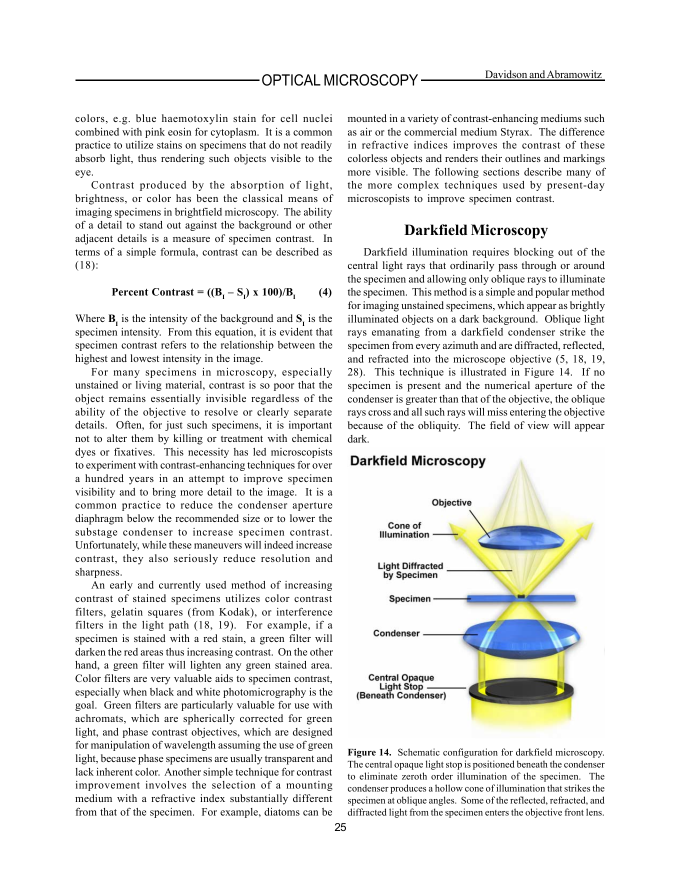
#> input picture A资料区/05_图片区/99_来源与授权/Davidson_p-25.png, 1360 x 1760 px (shown at 1/2 size)
$ python extract_crops.py
#> lines starting #> are read from the running program, lines starting #| are printed output that depends on the picture
from pathlib import Path
from PIL import Image


ROOT = Path(__file__).resolve().parent


JOBS = [
    # source, crop box (left, top, right, bottom), output
    ("Davidson_p-25.png", (680, 845, 1315, 1645), ROOT.parent / "01_原理图" / "01_透射暗场_遮住直射光的空心光锥.png"),
    ("Davidson_p-26.png", (420, 220, 960, 850), ROOT.parent / "04_典型成像" / "01_硅藻暗场图像.png"),
    ("Zsigmondy_p-05.png", (190, 930, 970, 1515), ROOT.parent / "03_典型结构" / "01_1902超显微镜侧向照明结构.png"),
    ("Zsigmondy_p-06.png", (145, 780, 980, 1460), ROOT.parent / "02_实物与核心部件" / "01_历史浸没式超显微镜实物.png"),
    ("Zamora_p-02.png", (240, 1040, 1090, 1530), ROOT.parent / "05_现代扩展" / "01_高光谱增强暗场系统.png"),
    ("Enoki_p-2.png", (95, 90, 1040, 690), ROOT.parent / "03_典型结构" / "02_物镜型TIR暗场光路.png"),
    ("Enoki_p-3.png", (95, 90, 1010, 760), ROOT.parent / "04_典型成像" / "02_流感病毒浓度与暗场亮点.png"),
]


for source_name, box, output_path in JOBS:
    with Image.open(ROOT / source_name) as image:
#> image is the input picture: PIL image 1360x1760 RGB; mean R, G, B 236.3, 236.7, 235.6
        cropped = image.crop(box)
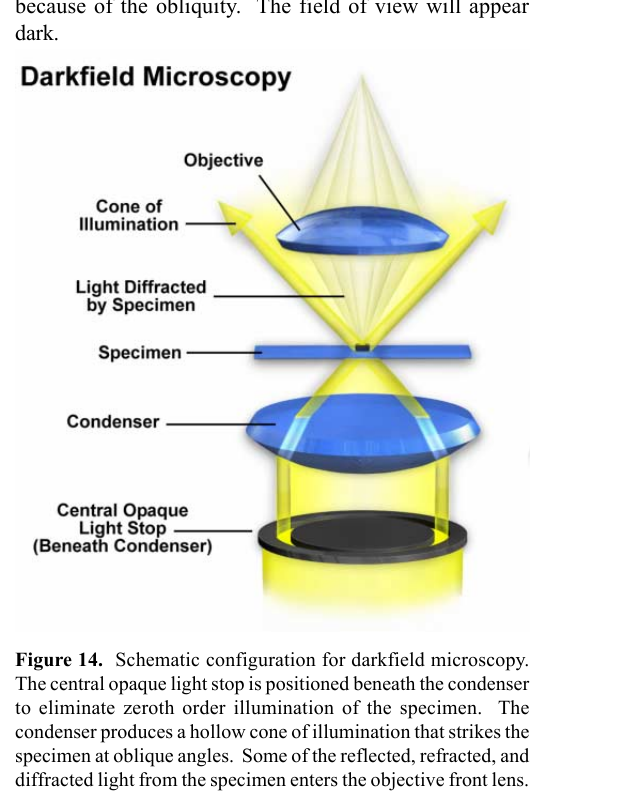
#> cropped: PIL image 635x800 RGB; mean R, G, B 230.4, 232.3, 227.3
        output_path.parent.mkdir(parents=True, exist_ok=True)
        cropped.save(output_path, optimize=True)
        print(f"{output_path.name}: {cropped.size}")
#| 01_透射暗场_遮住直射光的空心光锥.png: (635, 800)
#> pass 2 of the loop `for source_name, box, output_path in JOBS:`:
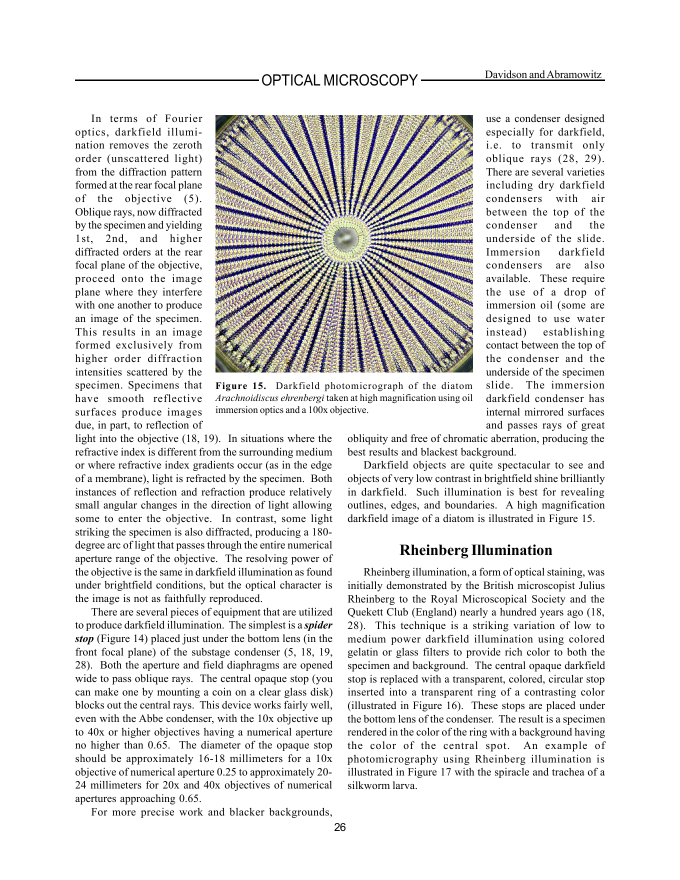
#> input picture A资料区/05_图片区/99_来源与授权/Davidson_p-26.png, 1360 x 1760 px (shown at 1/2 size)
#> image is the input picture: PIL image 1360x1760 RGB; mean R, G, B 229.2, 228.6, 227.8
#> `cropped = image.crop(box)`:
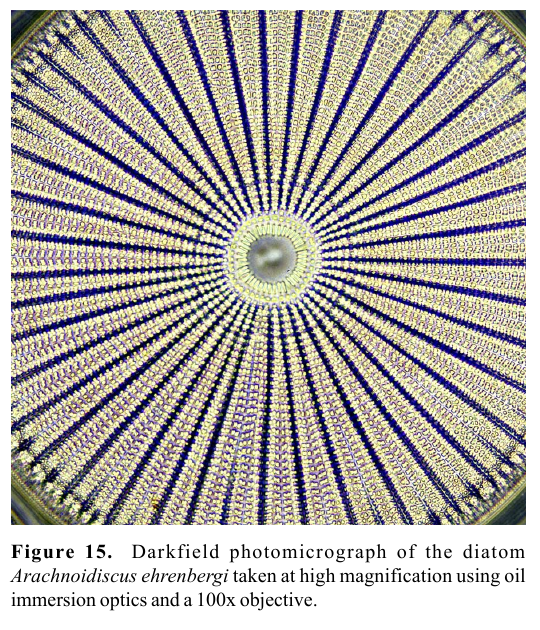
#> cropped: PIL image 540x630 RGB; mean R, G, B 176.6, 172, 166.4
#| 01_硅藻暗场图像.png: (540, 630)
#> pass 3 of the loop `for source_name, box, output_path in JOBS:`:
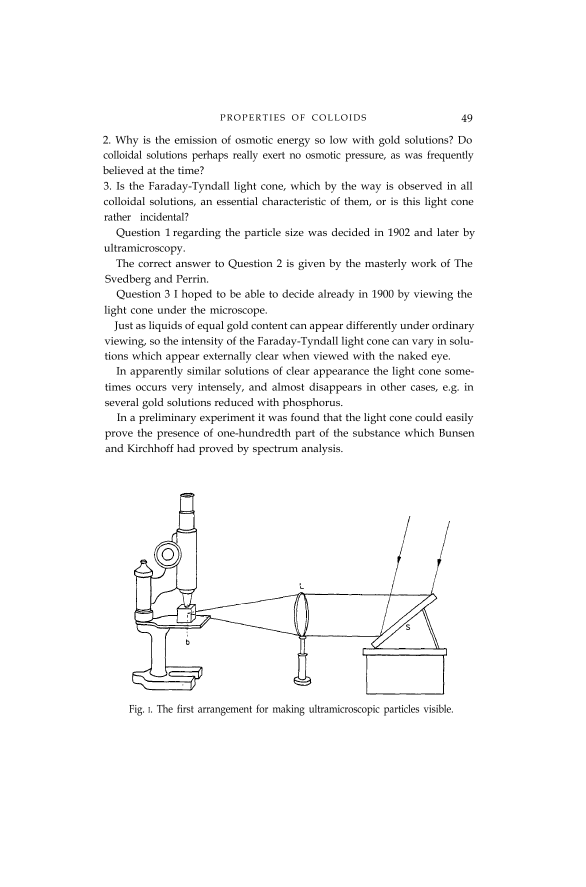
#> input picture A资料区/05_图片区/99_来源与授权/Zsigmondy_p-05.png, 1172 x 1774 px (shown at 1/2 size)
#> image is the input picture: PIL image 1172x1774 RGB; min 0, max 255, mean 248.2
#> `cropped = image.crop(box)`:
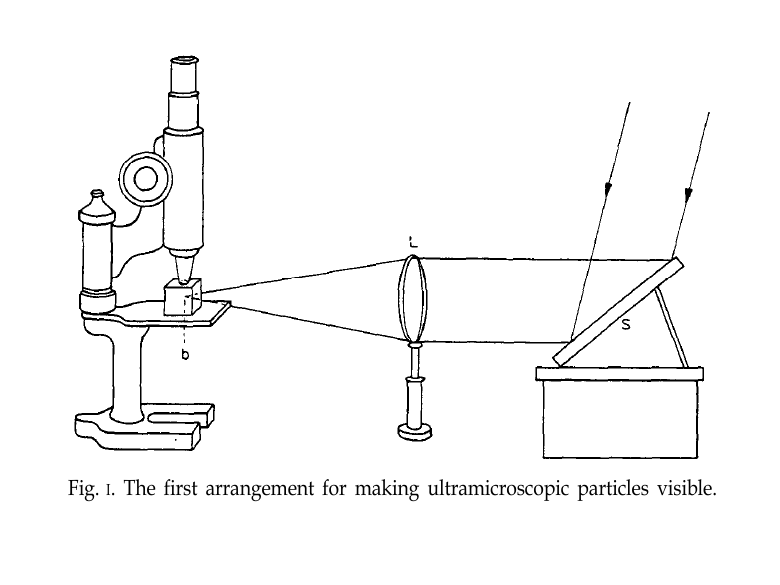
#> cropped: PIL image 780x585 RGB; min 0, max 255, mean 247.7
#| 01_1902超显微镜侧向照明结构.png: (780, 585)
#> (the run stopped early here; a loop or call above may not have finished)
